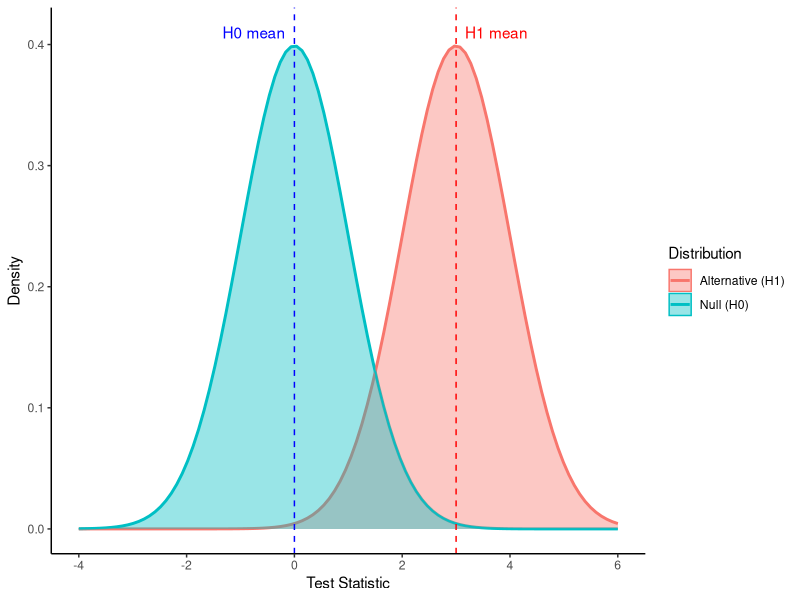
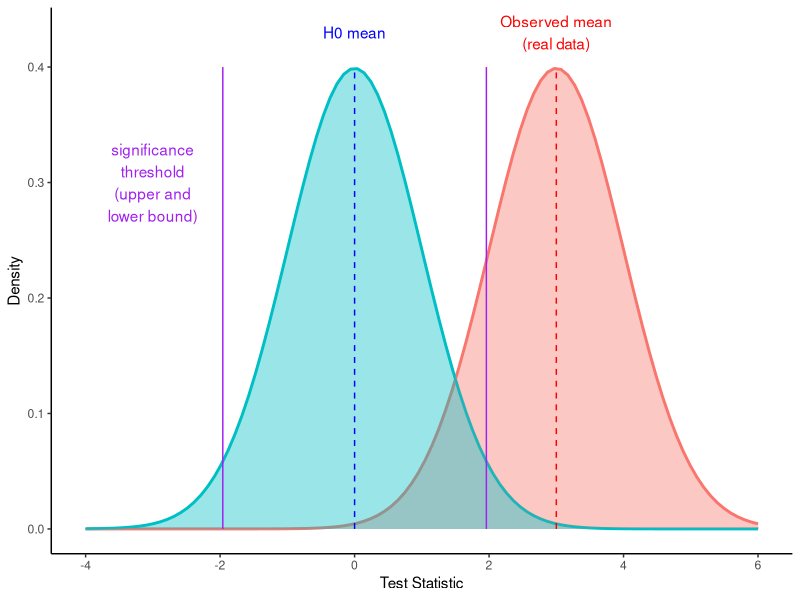
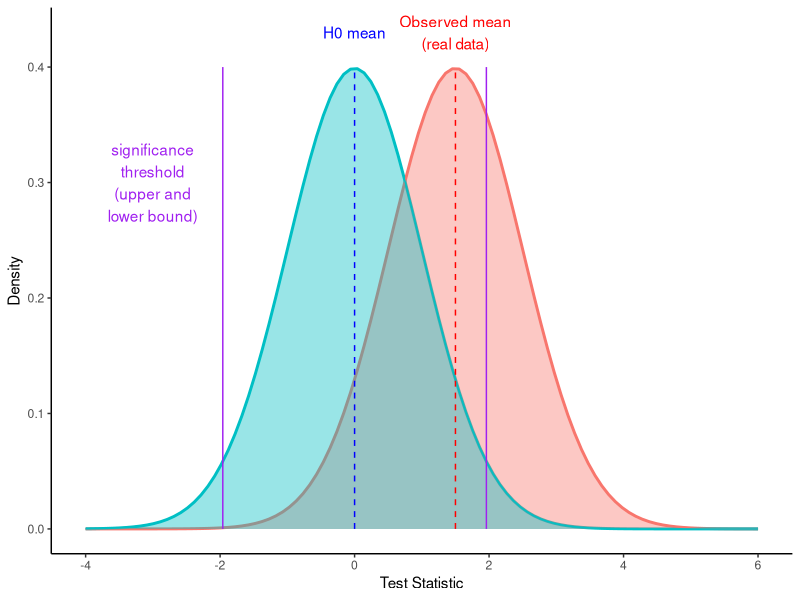

Generate these figures, in order, with R:
## ---- chunk 1
knitr::opts_chunk$set(strip.white = TRUE)
## ---- chunk 2
library(kableExtra)
library(knitr)
library(palmerpenguins)
library(tidyverse)
## ---- chunk 3
library(ggplot2)

# Set seed for reproducibility
set.seed(42)

# Define parameters for Null and Alternative distributions
mean_null <- 0
sd_null <- 1

mean_alt <- 3
sd_alt <- 1

# Create a data frame for plotting
x_vals <- seq(-4, 6, length.out = 100)
df <- data.frame(
  x = rep(x_vals, 2),
  density = c(dnorm(x_vals, mean = mean_null, sd = sd_null),
              dnorm(x_vals, mean = mean_alt, sd = sd_alt)),
  Distribution = factor(c(rep("Null (H0)", length(x_vals)), 
                          rep("Alternative (H1)", length(x_vals))))
)

# Plot overlapping distributions
demo_plot <- ggplot(df, aes(x = x, y = density, fill = Distribution, color = Distribution)) +
  geom_line(linewidth = 1) +
  geom_area(position = "identity", alpha = 0.4) +
  labs(
    # title = "Null vs. Alternative Distributions",
    x = "Test Statistic",
    y = "Density"
  ) +
  theme_classic()

demo_plot +
  geom_vline(xintercept = mean_null, linetype = "dashed", color = "blue") +
  geom_vline(xintercept = mean_alt, linetype = "dashed", color = "red") +
  annotate("text", x = mean_null-0.75, y = 0.41, label = "H0 mean", color = "blue") +
  annotate("text", x = mean_alt+0.75, y = 0.41, label = "H1 mean", color = "red")
  
## ---- chunk 4
df <- data.frame(
  row = c("𝐻0 is true", "𝐻0 is false"),
  h0_true = c("correct decision", "error (type II)"),
  h1_true = c("error (type I)", "correct decision")
)

df %>%
  mutate(
    h0_true = cell_spec(h0_true, color = ifelse(h0_true == "correct decision", "darkgreen", "red")),
    h1_true = cell_spec(h1_true, color = ifelse(h1_true == "correct decision", "darkgreen", "red"))) %>%
  kable(format = "html", col.names = c("","accept 𝐻0", "reject 𝐻0"), escape = F) %>%
  kable_styling(bootstrap_options = c("striped", "hover", "condensed"), full_width = FALSE)
## ---- chunk 5

# Set seed for reproducibility
set.seed(42)

# Define parameters for Null and Alternative distributions
mean_null <- 0
sd_null <- 1

mean_alt <- 3
sd_alt <- 1

# Create a data frame for plotting
x_vals <- seq(-4, 6, length.out = 100)
df <- data.frame(
  x = rep(x_vals, 2),
  density = c(dnorm(x_vals, mean = mean_null, sd = sd_null),
              dnorm(x_vals, mean = mean_alt, sd = sd_alt)),
  Distribution = factor(c(rep("Null (H0)", length(x_vals)), 
                          rep("Alternative (H1)", length(x_vals))))
)

# calculate alpha = 0.05
marginal_error = 1.96

demo_plot +
  annotate("segment", x = mean_null, xend = mean_null, y = 0, yend = 0.4, linetype = "dashed", color = "blue") +
  annotate("text", x = mean_null, y = 0.43, label = "H0 mean", color = "blue") +
  
  annotate("segment", x = mean_alt, xend = mean_alt, y = 0, yend = 0.4, linetype = "dashed", color = "red") +
  annotate("text", x = mean_alt, y = 0.43, label = "Observed mean\n(real data)", color = "red") +
  # geom_vline(xintercept = mean_alt, linetype = "dashed", color = "red") +
  
  annotate("segment", x = mean_null - marginal_error, xend = mean_null - marginal_error, y = 0, yend = 0.4, linetype = "solid", color = "purple") +
  
    annotate("segment", x = mean_null + marginal_error, xend = mean_null + marginal_error, y = 0, yend = 0.4, linetype = "solid", color = "purple") +
  annotate("text", x = mean_null - 3, y = 0.3, label = "significance\nthreshold\n(upper and\nlower bound)", color = "purple") +

  theme(legend.position = "none")
## ---- chunk 6

# Set seed for reproducibility
set.seed(42)

# Define parameters for Null and Alternative distributions
mean_null <- 0
sd_null <- 1

mean_alt <- 1.5
sd_alt <- 1

# Create a data frame for plotting
x_vals <- seq(-4, 6, length.out = 100)
df <- data.frame(
  x = rep(x_vals, 2),
  density = c(dnorm(x_vals, mean = mean_null, sd = sd_null),
              dnorm(x_vals, mean = mean_alt, sd = sd_alt)),
  Distribution = factor(c(rep("Null (H0)", length(x_vals)), 
                          rep("Alternative (H1)", length(x_vals))))
)

# calculate alpha = 0.05
marginal_error = 1.96

ggplot(df, aes(x = x, y = density, fill = Distribution, color = Distribution)) +
  geom_line(linewidth = 1) +
  geom_area(position = "identity", alpha = 0.4) +
  labs(
    # title = "Null vs. Alternative Distributions",
    x = "Test Statistic",
    y = "Density"
  ) +
  theme_classic() +
  annotate("segment", x = mean_null, xend = mean_null, y = 0, yend = 0.4, linetype = "dashed", color = "blue") +
  annotate("text", x = mean_null, y = 0.43, label = "H0 mean", color = "blue") +
  
  annotate("segment", x = mean_alt, xend = mean_alt, y = 0, yend = 0.4, linetype = "dashed", color = "red") +
  annotate("text", x = mean_alt, y = 0.43, label = "Observed mean\n(real data)", color = "red") +
  # geom_vline(xintercept = mean_alt, linetype = "dashed", color = "red") +
  
  annotate("segment", x = mean_null - marginal_error, xend = mean_null - marginal_error, y = 0, yend = 0.4, linetype = "solid", color = "purple") +
  
    annotate("segment", x = mean_null + marginal_error, xend = mean_null + marginal_error, y = 0, yend = 0.4, linetype = "solid", color = "purple") +
  annotate("text", x = mean_null - 3, y = 0.3, label = "significance\nthreshold\n(upper and\nlower bound)", color = "purple") +

  theme(legend.position = "none")
